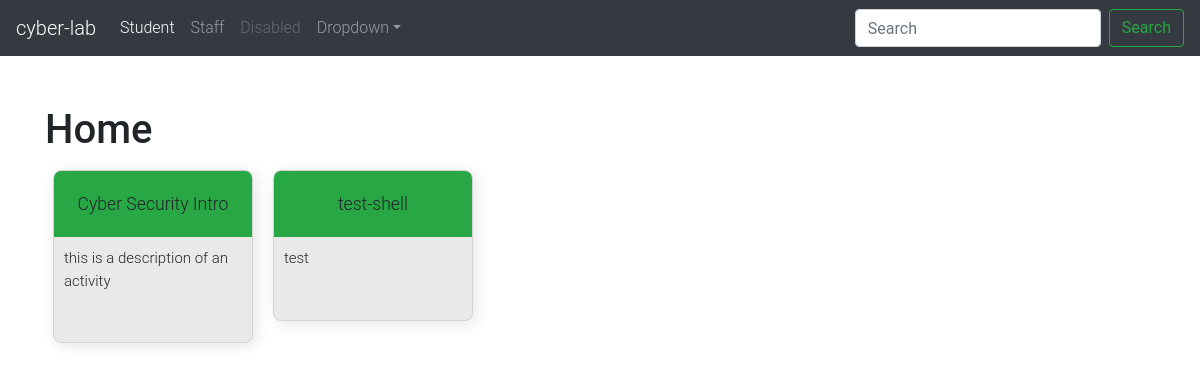
The page / on the database its author committed.
### app/models.py (models this page shows)
class Activity(db.Model):
    id = db.Column(db.Integer, primary_key=True, index=True)
    enabled = db.Column(db.Boolean)
    is_ready = db.Column(db.Boolean)
    running = db.Column(db.Boolean)
    title = db.Column(db.String(40))
    description = db.Column(db.String(300))
    category = db.Column(db.String(300))
    has_content = db.Column(db.Boolean)
    has_containers = db.Column(db.Boolean)
    time_created = db.Column(db.DateTime)
    content = db.Column(db.String(1000000))
    number_of_students = db.Column(db.Integer)
    number_of_containers = db.Column(db.Integer)
    container_list = db.Column(db.String(5000))

### app/views.py (the view)
@app.route('/', methods=['GET'])
def home():
    activities = Activity.query.filter_by(running=True).all()
    if len(activities) > 0:
        return render_template('root.html',
                                activities=activities)
    else:
        return render_template('404.html',
                                message="There are no available activites to run right now. Ask your teacher to add some.")

### app/templates/root.html
{% extends "base.html" %} {% block content %}
{% for activity in activities %}
<div class="activity_button" target="_blank" onclick="loading();location.href='/new?aid={{ activity.id }}'">
    <div class="activity_title bg-success">
        <div>{{ activity.title }}</div>
    </div>
    <div class="activity_body">
        <div class="description">
            {{ activity.description }}
        </div>
    </div>
</div>
{% endfor %}
{% endblock %}

### app/static/css/main.css (style rules this page uses)
body { font-family: Roboto, Helvetica, Arial, sans-serif; font-weight: 300; font-size: 16px; }
.activity_button { border-style: solid; border-width: 1px; border-color: lightgray; border-radius: 8px; background-color: #e9e9e9; overflow: hidden; -webkit-box-shadow: 3px 3px 11px 0px rgba(0, 0, 0, 0.2); -moz-box-shadow: 3px 3px 11px 0px rgba(0, 0, 0, 0.2); box-shadow: 3px 3px 15px 0px rgba(0, 0, 0, 0.1); transition: transform .2s ease-in-out; width: 200px; display: inline-grid; margin: 8px; cursor: pointer; }
.activity_title { background-color: #a9a9a973; text-align: center; padding-top: 20px; padding-bottom: 20px; font-size: 110%; margin: 0px; }
.activity_body { padding: 10px; padding-bottom: 30px; }
.description { font-size: 15px; margin-bottom: 20px; }

### app/static/content_builder/src/css/styles.css (style rules this page uses)
body { font-family: Roboto, Helvetica, Arial, sans-serif; font-weight: 300; font-size: 16px; }

### rows shown on the page
Activity: title "Cyber Security Intro", description "this is a description of an activity"
Activity: title "test-shell", description "test"
